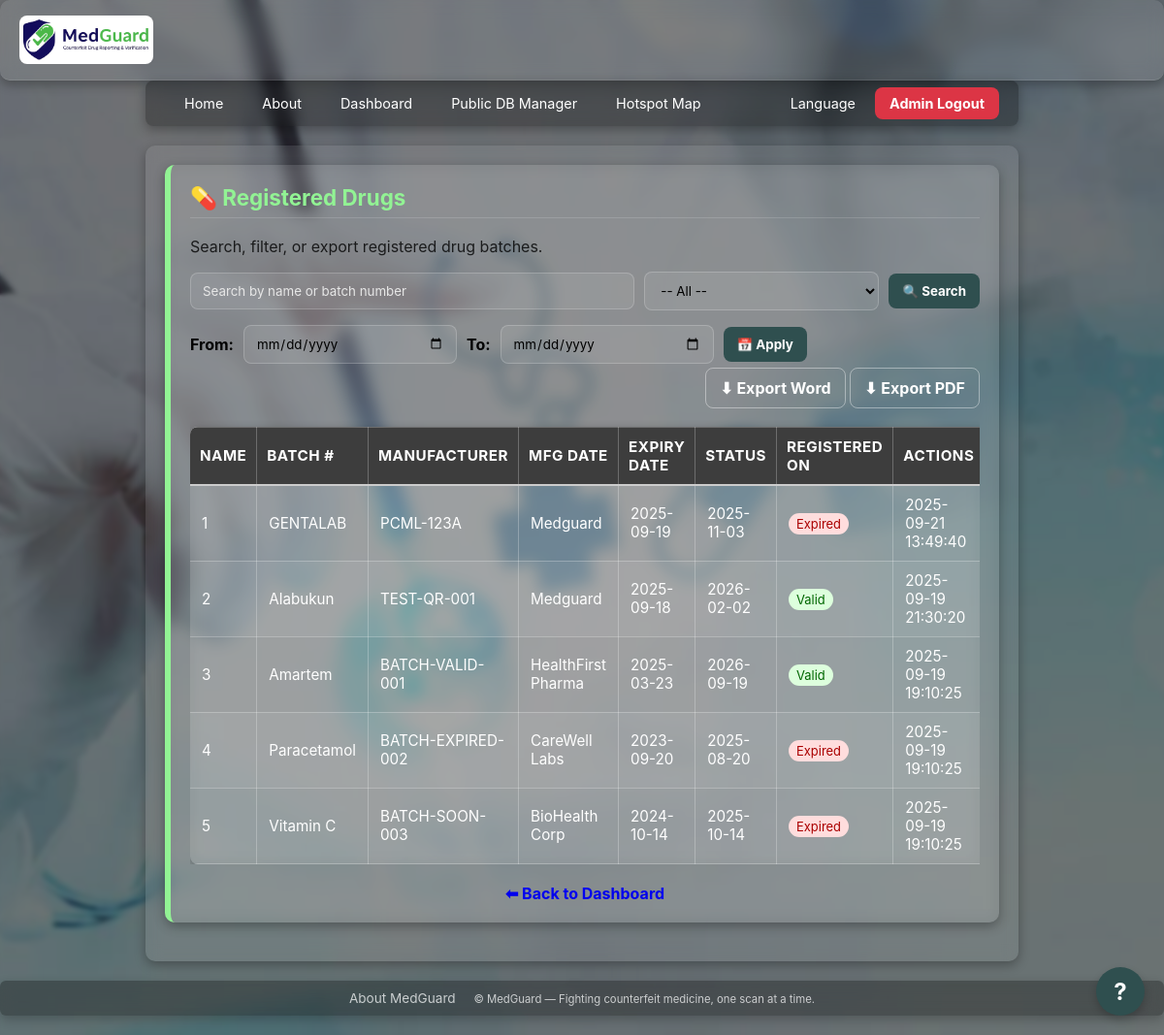
Page /admin/drugs (signed in) on the earlier database version.
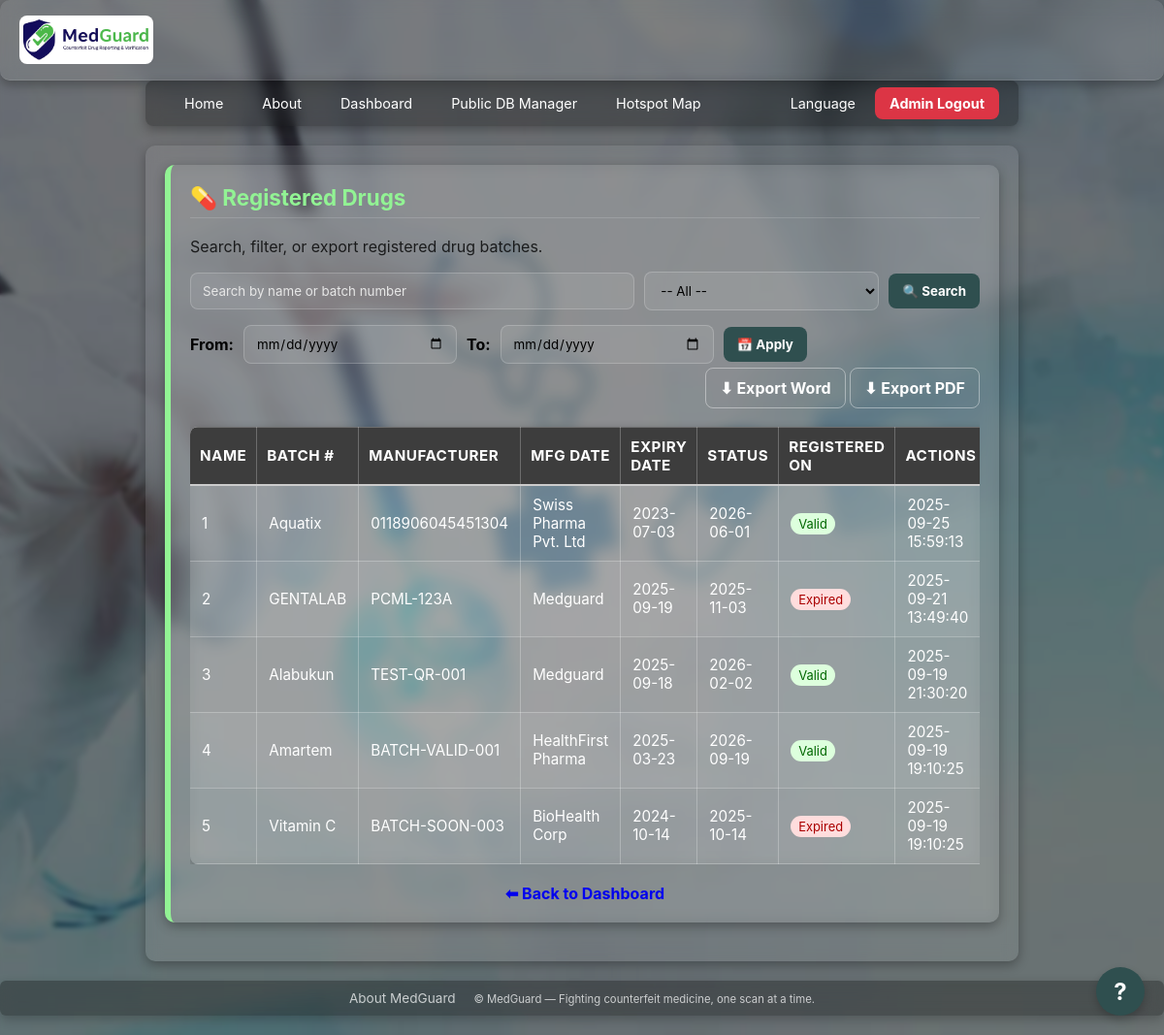
Same page on the later database version.
### tables this page shows
CREATE TABLE drugs (
            id INTEGER PRIMARY KEY AUTOINCREMENT,
            name TEXT NOT NULL,
            batch_number TEXT UNIQUE NOT NULL,
            mfg_date TEXT NOT NULL,
            expiry_date TEXT NOT NULL,
            manufacturer TEXT NOT NULL,
            created_at TEXT DEFAULT (datetime('now'))
        );

### backend/routes/admin.py (the view)
@admin_bp.get("/drugs")
@role_required('regulator')
def admin_drugs():
    if not session.get("admin_id"):
        return redirect(url_for("admin_login"))
    try:
        conn = get_db()
        search = request.args.get("search", "").strip()
        status = request.args.get("status", "").strip()
        start = request.args.get("start", "").strip()
        end = request.args.get("end", "").strip()
        page = int(request.args.get("page", 1))
        per_page = 20
        offset = (page - 1) * per_page
        base_query = "FROM drugs WHERE 1=1"
        params = []
        if search:
            base_query += " AND (name LIKE ? OR batch_number LIKE ?)"
            params.extend([f"%{search}%", f"%{search}%"])
        if status == "valid":
            base_query += " AND date(expiry_date) >= date('now','localtime')"
        elif status == "expired":
            base_query += " AND date(expiry_date) < date('now','localtime')"
        elif status == "soon":
            base_query += " AND date(expiry_date) BETWEEN date('now','localtime') AND date('now','+30 day','localtime')"
        if start and end:
            base_query += " AND date(created_at) BETWEEN date(?) AND date(?)"
            params.extend([start, end])
        total = conn.execute(f"SELECT COUNT(*) {base_query}", params).fetchone()[0]
        rows = conn.execute(f"""
            SELECT id, name, batch_number, manufacturer, mfg_date, expiry_date, created_at
            {base_query}
            ORDER BY created_at DESC
            LIMIT ? OFFSET ?
        """, params + [per_page, offset]).fetchall()
        total_pages = (total + per_page - 1) // per_page
        return render_template(
            "admin_drugs.html",
            drugs=rows,
            search=search,
            status=status,
            start=start,
            end=end,
            current_date=date.today().isoformat(),
            soon_date=(date.today() + timedelta(days=30)).isoformat(),
            page=page,
            total_pages=total_pages
        )
    except Exception as e:
        print("Error in /drugs:", e)
        traceback.print_exc()
        return jsonify({"error": f"Server error: {str(e)}"}), 500

### backend/database.py (called while the page is built)
def get_db():
    if "db" not in g:
        conn = sqlite3.connect(
            cfg.DB_PATH,
            detect_types=sqlite3.PARSE_DECLTYPES,
            timeout=10
        )
        conn.row_factory = sqlite3.Row
        conn.execute("PRAGMA journal_mode=WAL;")
        g.db = conn
    return g.db

### backend/routes/admin.py (called while the page is built)
def role_required(role):
    def decorator(f):
        @wraps(f)
        def decorated_function(*args, **kwargs):
            if session.get("admin_role") != role:
                return redirect(url_for("admin_login"))
            return f(*args, **kwargs)
        return decorated_function
    return decorator

### frontend/templates/admin_drugs.html (shortened to what this page needs)
{% extends "base.html" %}
{% block content %}
<div class="panel" style="color:#000;">
  <h2>{{ _('💊 Registered Drugs') }}</h2>
  <p style="opacity:0.8;">{{ _('Search, filter, or export registered drug batches.') }}</p>
  <form method="get" action="{{ url_for('admin_api.admin_drugs') }}" class="filter-form">
    <input type="text" name="search" value="{{ search }}" placeholder="{{ _('Search by name or batch number') }}" class="input" style="flex:2; min-width:200px; color:#000;">
    <select name="status" class="input" style="flex:1; min-width:150px; color:#000;">
      <option value="">{{ _('-- All --') }}</option>
    </select>
    <button type="submit" class="btn btn-yellow">{{ _('🔍 Search') }}</button>
  </form>
  <form method="get" action="{{ url_for('admin_api.admin_drugs') }}" class="filter-form">
    <label for="start" style="font-weight:bold;">{{ _('From:') }}</label>
    <input type="date" id="start" name="start" value="{{ start }}" class="input" style="color:#000;">
    <label for="end" style="font-weight:bold;">{{ _('To:') }}</label>
    <input type="date" id="end" name="end" value="{{ end }}" class="input" style="color:#000;">
    <button type="submit" class="btn btn-yellow">{{ _('📅 Apply') }}</button>
  </form>
  <div class="export-links">
    <a href="{{ url_for('admin_api.export_drugs_word', search=search, status=status, start=start, end=end) }}" class="btn btn-outline">{{ _('⬇ Export Word') }}</a>
    <a href="{{ url_for('admin_api.export_drugs_pdf', search=search, status=status, start=start, end=end) }}" class="btn btn-outline">{{ _('⬇ Export PDF') }}</a>
  </div>
  <div style="overflow-x: auto; -webkit-overflow-scrolling: touch;">
    <table class="table" id="drugs-table" style="width:100%; border-collapse: collapse; margin-top:15px; color:#000;">
      <thead style="background:#f4f4f4;">
        <tr>
          <th style="padding:10px; border-bottom:2px solid #ccc; text-align:left;">{{ _('Name') }}</th>
          <th style="padding:10px; border-bottom:2px solid #ccc; text-align:left;">{{ _('Batch #') }}</th>
          <th style="padding:10px; border-bottom:2px solid #ccc; text-align:left;">{{ _('Manufacturer') }}</th>
          <th style="padding:10px; border-bottom:2px solid #ccc; text-align:left;">{{ _('Mfg Date') }}</th>
          <th style="padding:10px; border-bottom:2px solid #ccc; text-align:left;">{{ _('Expiry Date') }}</th>
          <th style="padding:10px; border-bottom:2px solid #ccc; text-align:left;">{{ _('Status') }}</th>
          <th style="padding:10px; border-bottom:2px solid #ccc; text-align:left;">{{ _('Registered On') }}</th>
          <th style="padding:10px; border-bottom:2px solid #ccc; text-align:left;">{{ _('Actions') }}</th>
        </tr>
      </thead>
      <tbody>
        {% for drug in drugs %}
        <tr style="border-bottom:1px solid #eee;">
          <td data-label="#">{{ (page - 1) * 20 + loop.index }}</td>
          <td data-label="Name">{{ drug.name }}</td>
          <td data-label="Batch #">{{ drug.batch_number }}</td>
          <td data-label="Manufacturer">{{ drug.manufacturer }}</td>
          <td data-label="Mfg Date">{{ drug.mfg_date }}</td>
          <td data-label="Expiry Date">{{ drug.expiry_date }}</td>
          <td data-label="Status">
            {% if drug.expiry_date < current_date %}
              <span style="background:#ffdddd; color:#a00; padding:3px 8px; border-radius:12px; font-size:0.85em;">{{ _('Expired') }}</span>
            {% elif drug.expiry_date <= soon_date %}
              <span style="background:#fff3cd; color:#856404; padding:3px 8px; border-radius:12px; font-size:0.85em;">{{ _('Expiring Soon') }}</span>
            {% else %}
              <span style="background:#ddffdd; color:#060; padding:3px 8px; border-radius:12px; font-size:0.85em;">{{ _('Valid') }}</span>
            {% endif %}
          </td>
          <td data-label="Registered On">{{ drug.created_at }}</td>
        </tr>
        {% else %}
        <tr>
          <td colspan="8" style="padding:12px; text-align:center; color:#777;">{{ _('No drugs found.') }}</td>
        </tr>
        {% endfor %}
      </tbody>
    </table>
  </div>
  <div style="margin-top:20px; text-align:center;">
    <a href="{{ url_for('admin_api.admin_dashboard') }}" class="btn">{{ _('⬅ Back to Dashboard') }}</a>
  </div>
</div>
{% endblock %}

### frontend/templates/base.html (shortened to what this page needs)
<!DOCTYPE html>
<html lang="{{ current_locale or 'en' }}">
  <head>
    <link
      rel="stylesheet"
      href="{{ url_for('static', filename='styles.css') }}"
    />
  </head>
  <body>
    <header class="mg-header">
      <div class="brand-container">
        <img
          src="{{ url_for('static', filename='images/logo.png') }}"
          alt="MedGuard Logo"
          style="height: 50px; border-radius: 8px"
        />
      </div>
    </header>
    <nav class="navbar container">
      <ul class="nav-list">
        <div class="nav-left">
          <li class="nav-item">
            <a href="{{ url_for('root') }}">{{ _('Home') }}</a>
          </li>
          <li class="nav-item">
            <a href="{{ url_for('about_page') }}">{{ _('About') }}</a>
          </li>
           {% if session.admin_id %}
          <li class="nav-item">
            <a href="{{ url_for('admin_api.admin_dashboard') }}"
              >{{ _('Dashboard') }}</a
            >
          </li>
          <li class="nav-item">
            <a href="{{ url_for('admin_api.public_db_manager_page') }}"
              >{{ _('Public DB Manager') }}</a
            >
          </li>
          <li class="nav-item">
            <a href="{{ url_for('admin_api.hotspot_map_page') }}"
              >{{ _('Hotspot Map') }}</a
            >
          </li>
          {% endif %}
        </div>
        <div class="nav-right">
          <li class="nav-item dropdown">
            <a href="#">{{ _('Language') }}</a>
          </li>
          {% if session.admin_id %}
          <li class="nav-item">
            <form
              action="{{ url_for('admin_logout') }}"
              method="post"
              style="margin: 0"
            >
              <button
                type="submit"
                class="btn"
                style="background: #dc3545; color: white; width: 100%"
              >
                {{ _('Admin Logout') }}
              </button>
            </form>
          </li>
          {% endif %}
        </div>
      </ul>
    </nav>
    <main class="container">{% block content %}{% endblock %}</main>
    <footer class="mg-footer">
      <a
        href="{{ url_for('about_page') }}"
        style="color: #eee; text-decoration: none; margin-right: 15px"
        >{{ _('About MedGuard') }}</a
      >
      <small
        >© {{ _('MedGuard — Fighting counterfeit medicine, one scan at a time.')
        }}</small
      >
    </footer>
    <button id="chat-toggle-btn">?</button>
  </body>
</html>

### frontend/static/styles.css (style rules this page uses)
:root { --mg-green: #2f4f4f; --mg-yellow: #92f394; --mg-white: #ffffff; --mg-red: #b45e19; --mg-success: #28a745; }
* { box-sizing: border-box; font-family: Inter, system-ui, -apple-system, Segoe UI, Roboto, Arial, sans-serif; }
body { margin: 0; background: var(--mg-green); color: var(--mg-white); }
.mg-header { display: flex; align-items: center; justify-content: space-between; gap: 12px; padding: 16px 20px; border-bottom: 1px solid rgba(255, 255, 255, 0.1); }
.container { padding: 20px; max-width: 900px; margin: 0 auto; }
.panel { background: rgba(255, 255, 255, 0.05); border-radius: 12px; padding: 20px; margin-bottom: 20px; box-shadow: 0 4px 12px rgba(0, 0, 0, 0.15); border-left: 6px solid var(--mg-yellow); }
.panel h2 { margin-top: 0; color: var(--mg-yellow); font-size: 1.4rem; border-bottom: 1px solid rgba(255, 255, 255, 0.15); padding-bottom: 6px; }
.input { padding: 10px 12px; border-radius: 8px; border: 1px solid rgba(255, 255, 255, 0.2); background: rgba(255, 255, 255, 0.08); color: var(--mg-white); min-width: 220px; }
.input::placeholder { color: #e7e7e7; }
.btn { cursor: pointer; border: none; border-radius: 8px; padding: 10px 14px; font-weight: 700; transition: all 0.2s ease; text-decoration: none !important; }
a.btn { text-decoration: none !important; }
.btn-yellow { background: var(--mg-green); color: #fff; }
.btn-outline { background: transparent; color: var(--mg-white); border: 1px solid rgba(255, 255, 255, 0.4); }
.navbar { padding: 0; position: relative; z-index: 1000; }
.nav-list { list-style: none; padding: 0; margin: 0; display: flex; align-items: center; justify-content: space-between; }
.nav-item a, .nav-item .btn { color: white; text-decoration: none; padding: 10px 15px; display: block; transition: background 0.2s; font-size: 0.9rem; }
.mg-footer { padding: 20px; text-align: center; opacity: 0.75; }
.table { width: 100%; border-collapse: collapse; margin-top: 10px; font-size: 0.95em; background: rgba(255, 255, 255, 0.08); backdrop-filter: blur(8px); border-radius: 8px; overflow: hidden; box-shadow: 0 2px 8px rgba(0, 0, 0, 0.25); }
.table th, .table td { border: 1px solid rgba(255, 255, 255, 0.25); padding: 10px 12px; text-align: left; color: var(--mg-white); }
.table th { background: rgba(0, 0, 0, 0.75); font-weight: bold; text-transform: uppercase; letter-spacing: 0.5px; border-bottom: 2px solid var(--mg-yellow); }
.table th:first-child, .table td:first-child { border-left: none; }
.table th:last-child, .table td:last-child { border-right: none; }
.table tr:nth-child(even) { background: rgba(255, 255, 255, 0.05); }

### frontend/templates/admin_drugs.html (style rules this page uses)
.filter-form { margin-bottom: 15px; display: flex; gap: 10px; flex-wrap: wrap; align-items: center; }
.export-links { margin-bottom: 15px; text-align: right; }

Differences in the rows shown:
removed drugs: index "4", name "Paracetamol", batch_number "BATCH-EXPIRED-002", manufacturer "CareWell Labs", mfg_date "2023-09-20", expiry_date "2025-08-20", created_at "2025-09-19 19:10:25"
added drugs: index "1", name "Aquatix", batch_number "0118906045451304", manufacturer "Swiss Pharma Pvt. Ltd", mfg_date "2023-07-03", expiry_date "2026-06-01", created_at "2025-09-25 15:59:13"
computed for drugs "GENTALAB": index "1" → "2"
computed for drugs "Alabukun": index "2" → "3"
computed for drugs "Amartem": index "3" → "4"
